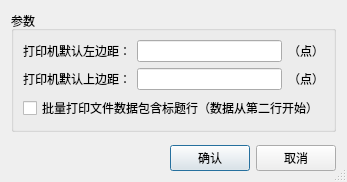
<?xml version="1.0" encoding="UTF-8"?>
<ui version="4.0">
 <class>SysSetupDlg</class>
 <widget class="QDialog" name="SysSetupDlg">
  <property name="geometry">
   <rect>
    <x>0</x>
    <y>0</y>
    <width>341</width>
    <height>182</height>
   </rect>
  </property>
  <property name="windowTitle">
   <string>打印设置</string>
  </property>
  <property name="sizeGripEnabled">
   <bool>true</bool>
  </property>
  <layout class="QHBoxLayout" name="horizontalLayout_5">
   <item>
    <layout class="QVBoxLayout" name="verticalLayout_2">
     <item>
      <widget class="QGroupBox" name="groupBox">
       <property name="title">
        <string>参数</string>
       </property>
       <layout class="QHBoxLayout" name="horizontalLayout_4">
        <item>
         <layout class="QVBoxLayout" name="verticalLayout">
          <item>
           <layout class="QHBoxLayout" name="horizontalLayout">
            <item>
             <widget class="QLabel" name="label">
              <property name="text">
               <string>打印机默认左边距：</string>
              </property>
             </widget>
            </item>
            <item>
             <widget class="QLineEdit" name="edtLeftMargin">
              <property name="inputMask">
               <string>99</string>
              </property>
             </widget>
            </item>
            <item>
             <widget class="QLabel" name="label_3">
              <property name="text">
               <string>（点）</string>
              </property>
             </widget>
            </item>
           </layout>
          </item>
          <item>
           <layout class="QHBoxLayout" name="horizontalLayout_2">
            <item>
             <widget class="QLabel" name="label_2">
              <property name="text">
               <string>打印机默认上边距：</string>
              </property>
             </widget>
            </item>
            <item>
             <widget class="QLineEdit" name="edtTopMargin">
              <property name="inputMask">
               <string>99</string>
              </property>
             </widget>
            </item>
            <item>
             <widget class="QLabel" name="label_4">
              <property name="text">
               <string>（点）</string>
              </property>
             </widget>
            </item>
           </layout>
          </item>
          <item>
           <widget class="QCheckBox" name="cbBatchPrint">
            <property name="text">
             <string>批量打印文件数据包含标题行（数据从第二行开始）</string>
            </property>
           </widget>
          </item>
         </layout>
        </item>
       </layout>
      </widget>
     </item>
     <item>
      <spacer name="verticalSpacer">
       <property name="orientation">
        <enum>Qt::Vertical</enum>
       </property>
       <property name="sizeHint" stdset="0">
        <size>
         <width>20</width>
         <height>40</height>
        </size>
       </property>
      </spacer>
     </item>
     <item>
      <layout class="QHBoxLayout" name="horizontalLayout_3">
       <item>
        <spacer name="horizontalSpacer">
         <property name="orientation">
          <enum>Qt::Horizontal</enum>
         </property>
         <property name="sizeHint" stdset="0">
          <size>
           <width>40</width>
           <height>20</height>
          </size>
         </property>
        </spacer>
       </item>
       <item>
        <widget class="QPushButton" name="btnOK">
         <property name="text">
          <string>确认</string>
         </property>
        </widget>
       </item>
       <item>
        <widget class="QPushButton" name="btnCancel">
         <property name="text">
          <string>取消</string>
         </property>
        </widget>
       </item>
      </layout>
     </item>
    </layout>
   </item>
  </layout>
 </widget>
 <resources/>
 <connections>
  <connection>
   <sender>btnCancel</sender>
   <signal>clicked()</signal>
   <receiver>SysSetupDlg</receiver>
   <slot>reject()</slot>
   <hints>
    <hint type="sourcelabel">
     <x>292</x>
     <y>159</y>
    </hint>
    <hint type="destinationlabel">
     <x>170</x>
     <y>90</y>
    </hint>
   </hints>
  </connection>
 </connections>
</ui>
